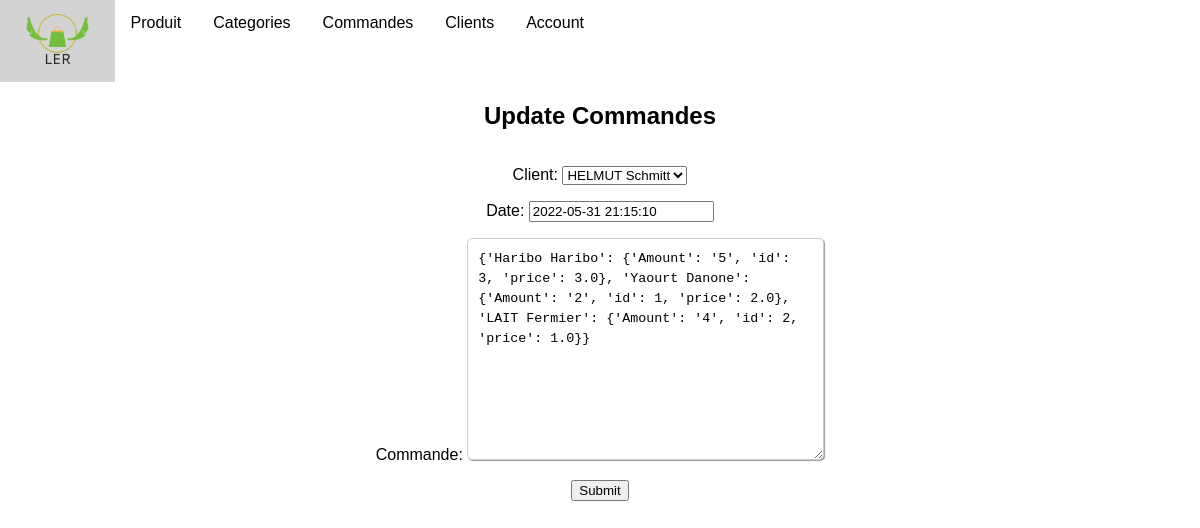
The app's page /employer/commandes/update/1/, older data.
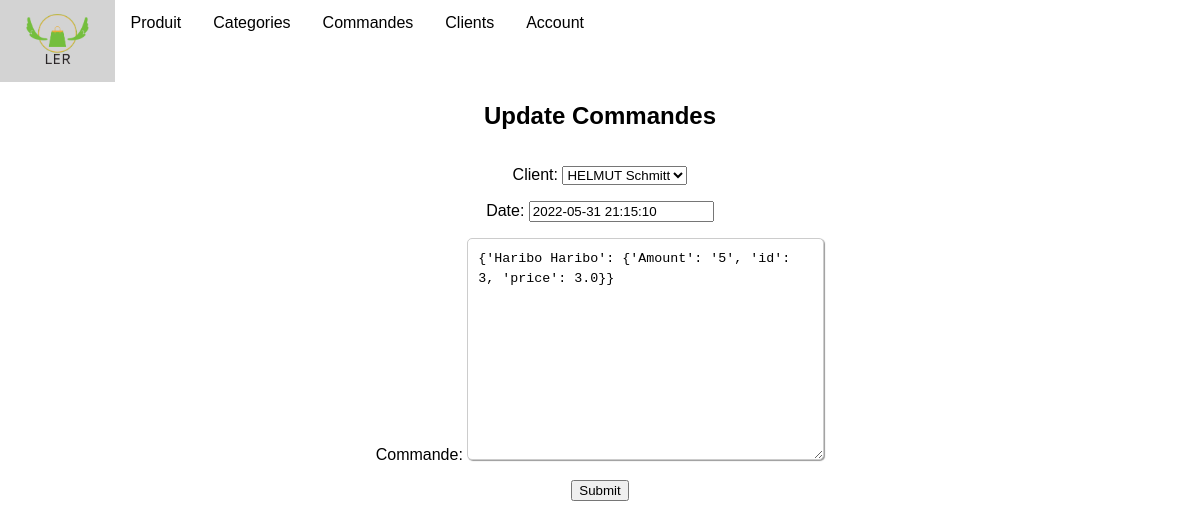
The same page, newer data.
### employer/models.py (models this page shows, shortened)
class Commandes(models.Model):
    client = models.ForeignKey(Clients,on_delete=models.CASCADE,null=False)
    date = models.DateTimeField(null=False)
    commande = models.TextField(null=False,default="{}")

### employer/views/commandes/commandes_update.py (the view)
# urls.py: path('commandes/update/<int:pk>/', CommandesUpdateView.as_view(), name='commandes_update'),
class CommandesUpdateView(UpdateView):
    model = Commandes
    fields = '__all__'
    template_name = "commandes/commandes_update.html"
    success_url = reverse_lazy('commandes_list')

### employer/models.py (called while the page is built)
    def __str__(self) -> str:
        return str(str(self.prenom).upper()+" " +str(self.nom))

### Drive/templates/commandes/commandes_update.html (shortened to what this page needs)
{% extends "main.html" %}
{% block content %}
<h2 class="form-title">Update Commandes</h2>
<form method="post">
    {{ form.as_p }}
    <input type="submit" value="Submit" />
</form>
{% endblock %}

Row changes from the older to the newer data that the page shows:
changed Commandes "HELMUT Schmitt": commande "…'5', 'id': 3, 'price': 3.0}, 'Yaourt Danone': {'Amount': '2', 'id': 1, 'price': 2.0}, 'LAIT Fermier': {'Amount': '4', 'id': 2, 'price': 1.0}}" → "{'Haribo Haribo': {'Amount': '5', 'id': 3, 'price': 3.0}}"
